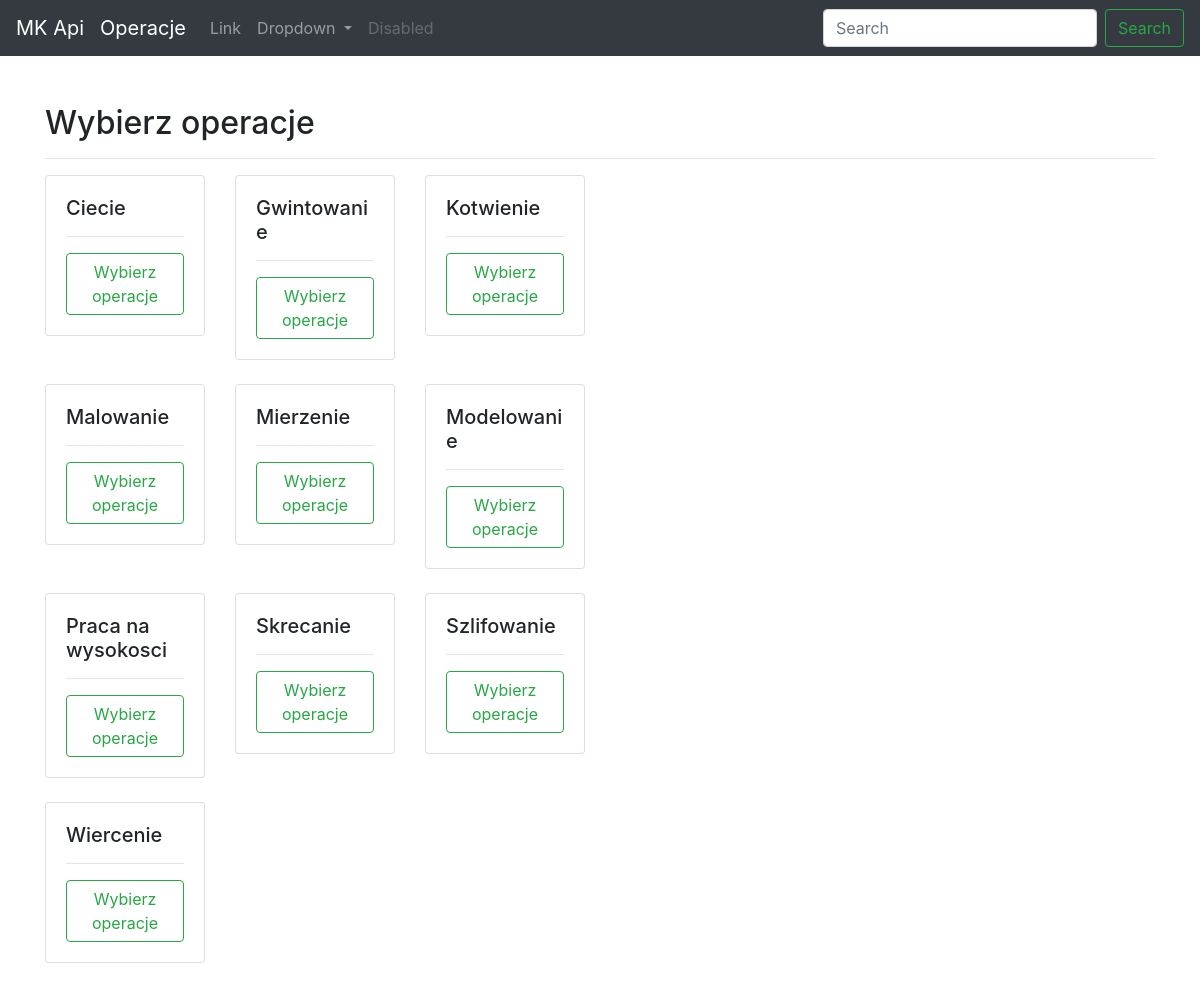
Screenshot of /operations/ with the database file from the repository.
### MK_apps/models.py (models this page shows)
class Operation (models.Model):
	text = models.CharField(max_length=200)
	def __str__(self):
		return self.text

### MK_apps/views.py (the view)
# urls.py: url(r'^operations/$', views.operations, name='operations'),
def operations(request):
	operations = Operation.objects.order_by('text')
	context = {'operations': operations}
	return render(request, 'MK_apps/operations.html', context)

### MK_apps/templates/MK_apps/operations.html (shortened to what this page needs)
{% extends "MK_apps/base.html" %}
{% block content %}
	<h2>Wybierz operacje</h2>
	<hr>
	<div class="row row-cols-1 row-cols-md-2">
		<div class="col mb-6">
			<div class="row row-cols-1 row-cols-md-3">
				{% for operation in operations %}
					  <div class="col mb-4">
						<div class="card">
						  <div class="card-body">
							<h5 class="card-title">{{operation}}</h5>
							<hr>
							<a href="{% url 'MK_apps:operation' operation.id %}" ><button type="button" class="btn btn-outline-success">Wybierz operacje</button></a>
						  </div>
						</div>
					  </div>
				{% empty %}
					<li> nie zostla dodana zadna operacja</li>
				{% endfor %}
			</div>
		</div>
	</div>
{% endblock content %}

### MK_apps/templates/MK_apps/base.html (shortened to what this page needs)
<!doctype html>
<html lang="pl">
  <head>
    <link rel="stylesheet" href="https://stackpath.bootstrapcdn.com/bootstrap/4.4.1/css/bootstrap.min.css">
  </head>
  <body>
	<nav class="navbar navbar-expand-lg navbar-dark bg-dark">
	  <a class="navbar-brand" href="{% url 'MK_apps:index' %}"> MK Api </a>
	  <div class="collapse navbar-collapse" id="navbarSupportedContent">
		<ul class="navbar-nav mr-auto">
		  <li class="nav-item active">
			<a class="navbar-brand" href="{% url 'MK_apps:operations' %}"> Operacje </a>
		  </li>
		  <li class="nav-item">
			<a class="nav-link" href="#">Link</a>
		  </li>
		  <li class="nav-item dropdown">
			<a class="nav-link dropdown-toggle" href="#" id="navbarDropdown" role="button" data-toggle="dropdown" aria-haspopup="true" aria-expanded="false">
			  Dropdown
			</a>
		  </li>
		  <li class="nav-item">
			<a class="nav-link disabled" href="#" tabindex="-1" aria-disabled="true">Disabled</a>
		  </li>
		</ul>
		<form class="form-inline my-2 my-lg-0">
		  <input class="form-control mr-sm-2" type="search" placeholder="Search" aria-label="Search">
		  <button class="btn btn-outline-success my-2 my-sm-0" type="submit">Search</button>
		</form>
	  </div>
	</nav>
	<main role="main">
		<div class="container">
		{% block content %}
		{% endblock content %}
		</div>
	</main>
  </body>
</html>

### rows the page displays
Operation: text "Ciecie"
Operation: text "Gwintowanie"
Operation: text "Kotwienie"
Operation: text "Malowanie"
Operation: text "Mierzenie"
Operation: text "Modelowanie"
Operation: text "Praca na wysokosci"
Operation: text "Skrecanie"
Operation: text "Szlifowanie"
Operation: text "Wiercenie"
